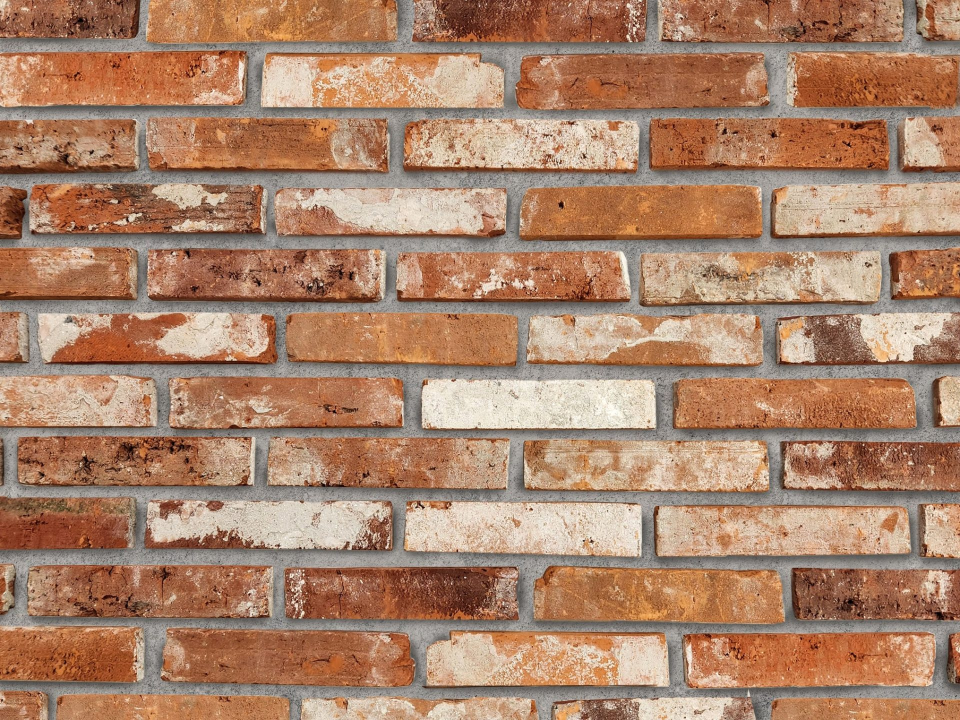
#> input picture data/examples/brick/Rome-with-mortar-2023-06-20.jpg, 1920 x 1440 px (shown at 1/2 size)
$ python -i preprocessing.py   (imports and definitions only)
#> lines starting #> are read from the running program, lines starting #| are printed output that depends on the picture
#> further down, picture is the input picture: shape (1440, 1920, 3); mean B, G, R 107, 131.8, 170.6
import cv2
import numpy as np
from sklearn.model_selection import train_test_split


def preprocess_image(image, target_size=(200, 200)):
    """Preprocess an image for feature extraction.

    Args:
        image (numpy.ndarray): Input image
        target_size (tuple): Desired output size (width, height)

    Returns:
        numpy.ndarray: Preprocessed image
    """
#> called with target_size = (200, 200)
    # Resize image
    image = cv2.resize(image, target_size)
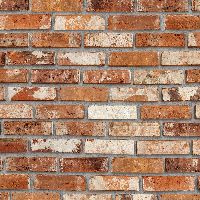
#> image: shape (200, 200, 3); mean of channels 0, 1, 2 106.6, 131.4, 170.2; drawn as B, G, R

    # Ensure image is grayscale
    if len(image.shape) > 2:
        image = cv2.cvtColor(image, cv2.COLOR_BGR2GRAY)
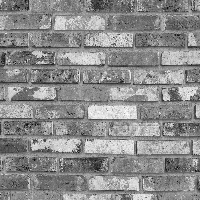
#> image: shape (200, 200); min 5, max 252, mean 140.2

    # Apply histogram equalization to normalize brightness
    image = cv2.equalizeHist(image)
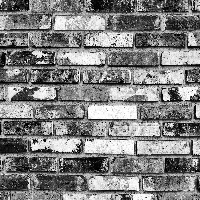
#> image: shape (200, 200); min 0, max 255, mean 128.4

    return image


def create_data_splits(features, labels, train_size=0.7, val_size=0.15):
    """Split data into training, validation, and test sets.

    Args:
        features (numpy.ndarray): Feature vectors
        labels (numpy.ndarray): Corresponding labels
        train_size (float): Proportion for training
        val_size (float): Proportion for validation

    Returns:
        tuple: (train_data, val_data, test_data) where each is a (features, labels) tuple
    """
    # First split: separate training set
    X_train, X_temp, y_train, y_temp = train_test_split(
        features, labels, train_size=train_size, stratify=labels
    )

    # Second split: separate validation and test from temp
    val_ratio = val_size / (1 - train_size)
    X_val, X_test, y_val, y_test = train_test_split(
        X_temp, y_temp, train_size=val_ratio, stratify=y_temp
    )

    return (X_train, y_train), (X_val, y_val), (X_test, y_test)

>>> import cv2
>>> picture = cv2.imread('../../data/examples/brick/Rome-with-mortar-2023-06-20.jpg')
>>> result = preprocess_image(picture)
